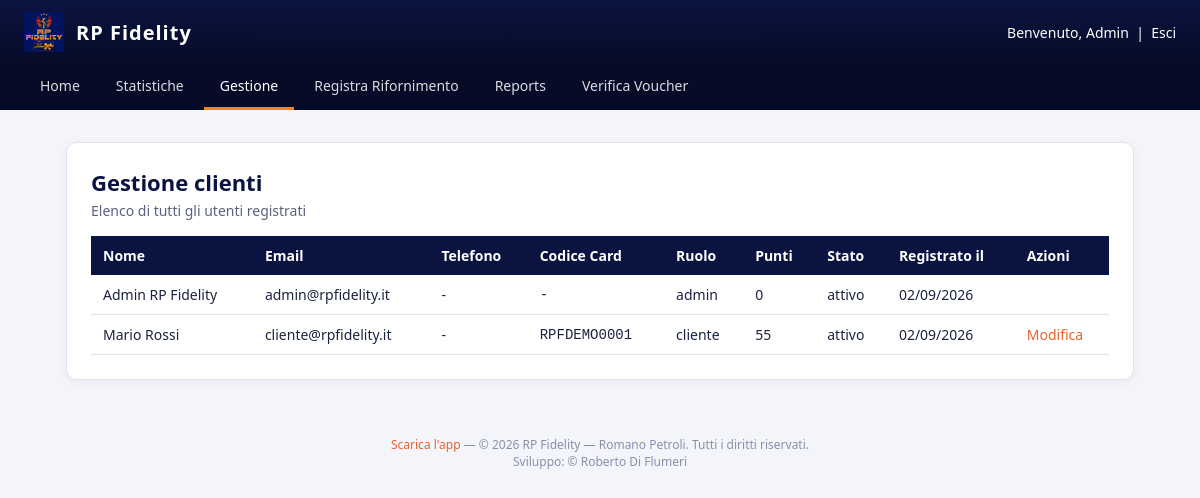
Screenshot of /admin/clienti (signed in) with the database file from the repository.
### tables this page shows
CREATE TABLE IF NOT EXISTS users (
    id INT UNSIGNED AUTO_INCREMENT PRIMARY KEY,
    nome VARCHAR(100) NOT NULL,
    cognome VARCHAR(100) NOT NULL,
    email VARCHAR(190) NOT NULL UNIQUE,
    password_hash VARCHAR(255) NOT NULL,
    telefono VARCHAR(30) NULL,
     
    codice_card VARCHAR(20) NULL UNIQUE,
    ruolo ENUM('cliente','admin') NOT NULL DEFAULT 'cliente',
    punti_saldo DECIMAL(10,2) NOT NULL DEFAULT 0,
    stato ENUM('attivo','sospeso') NOT NULL DEFAULT 'attivo',
    api_token VARCHAR(64) NULL UNIQUE,
    data_registrazione DATETIME NOT NULL DEFAULT CURRENT_TIMESTAMP
);

### src/Core/View.php (called while the page is built, shortened)
<?php
class View
{
    public static function layout(string $view, array $data = []): void
    {
        extract($data);
        $viewFile = __DIR__ . '/../Views/' . $view . '.php';
        require $viewFile;
        $content = ob_get_clean();
        require __DIR__ . '/../Views/layout.php';
    }
}

### src/Controllers/AdminController.php (called while the page is built, shortened)
<?php
class AdminController
{
    public function clienti(): void
    {
        View::layout('admin/clienti', [
            'pageTitle' => 'Gestione clienti — RP Fidelity',
            'clienti' => User::all(),
        ]);
    }
}

### src/Core/Router.php (called while the page is built, shortened)
<?php
class Router
{
    private array $routes = [];
    public function get(string $path, callable $handler): void
    {
        $this->routes['GET'][$path] = $handler;
    }
    public function post(string $path, callable $handler): void
    {
        $this->routes['POST'][$path] = $handler;
    }
    public function dispatch(string $method, string $uri): void
    {
        $path = parse_url($uri, PHP_URL_PATH) ?: '/';
        $path = rtrim($path, '/');
        $handler = $this->routes[$method][$path] ?? null;
        $handler();
    }
}

### public/index.php (called while the page is built, shortened)
<?php
require __DIR__ . '/../src/Core/helpers.php';
spl_autoload_register(function (string $class) {
    $prefix = 'App\\';
    $relative = substr($class, strlen($prefix));
    $file = __DIR__ . '/../src/' . str_replace('\\', '/', $relative) . '.php';
});
$router = new Router();
$router->get('/', function () {
    header('Location: ' . (Auth::check() ? '/dashboard' : '/login'));
});
$router->get('/login', [new AuthController(), 'showLogin']);
$router->post('/login', [new AuthController(), 'login']);
$router->get('/registrati', [new AuthController(), 'showRegister']);
$router->post('/registrati', [new AuthController(), 'register']);
$router->get('/logout', [new AuthController(), 'logout']);
$router->get('/scarica-app', [new PublicController(), 'scaricaApp']);
$router->get('/dashboard', [new DashboardController(), 'index']);
$router->get('/rifornimenti', [new DashboardController(), 'rifornimenti']);
$router->get('/la-mia-card', [new DashboardController(), 'card']);
$router->get('/voucher', [new VoucherController(), 'index']);
$router->get('/catalogo', [new VoucherController(), 'catalogo']);
$router->post('/voucher/riscatta', [new VoucherController(), 'riscatta']);
$router->get('/contatti', [new ContattiController(), 'index']);
$router->post('/contatti', [new ContattiController(), 'invia']);
$router->get('/faq', [new FaqController(), 'index']);
$router->get('/impostazioni', [new SettingsController(), 'index']);
$router->post('/impostazioni', [new SettingsController(), 'aggiornaProfilo']);
$router->post('/impostazioni/password', [new SettingsController(), 'aggiornaPassword']);
$router->get('/admin/statistiche', [new AdminController(), 'statistiche']);
$router->get('/admin/clienti', [new AdminController(), 'clienti']);
$router->get('/admin/clienti/modifica', [new AdminController(), 'modificaClienteForm']);
$router->post('/admin/clienti/modifica', [new AdminController(), 'modificaCliente']);
$router->post('/admin/clienti/elimina', [new AdminController(), 'eliminaCliente']);
$router->get('/admin/reports', [new AdminController(), 'reports']);
$router->get('/admin/verifica-voucher', [new AdminController(), 'verificaVoucher']);
$router->post('/admin/verifica-voucher/usa', [new AdminController(), 'usaVoucher']);
$router->get('/admin/rifornimenti/nuovo', [new AdminController(), 'nuovoRifornimento']);
$router->post('/admin/rifornimenti/nuovo/cliente', [new AdminController(), 'identificaCliente']);
$router->post('/admin/rifornimenti/nuovo/cambia-cliente', [new AdminController(), 'cambiaCliente']);
$router->post('/admin/rifornimenti/nuovo/voucher', [new AdminController(), 'aggiungiVoucher']);
$router->post('/admin/rifornimenti/nuovo/voucher/rimuovi', [new AdminController(), 'rimuoviVoucher']);
$router->post('/admin/rifornimenti/nuovo/conferma', [new AdminController(), 'confermaRifornimento']);
$router->dispatch($_SERVER['REQUEST_METHOD'], $_SERVER['REQUEST_URI']);

### src/Core/Database.php (called while the page is built, shortened)
<?php
class Database
{
    private static ?PDO $instance = null;
    public static function connection(): PDO
    {
        if (self::$instance === null) {
            $config = require __DIR__ . '/../../config/config.php';
            $db = $config['db'];
            $dsn = sprintf(
                'mysql:host=%s;port=%d;dbname=%s;charset=%s',
                $db['host'],
                $db['port'],
                $db['name'],
                $db['charset']
            );
            self::$instance = new PDO($dsn, $db['user'], $db['pass'], [
                PDO::ATTR_ERRMODE => PDO::ERRMODE_EXCEPTION,
                PDO::ATTR_DEFAULT_FETCH_MODE => PDO::FETCH_ASSOC,
            ]);
        }
        return self::$instance;
    }
}

### src/Models/User.php (called while the page is built, shortened)
<?php
class User
{
    public static function find(int $id): ?array
    {
        $stmt = Database::connection()->prepare('SELECT * FROM users WHERE id = ?');
        $stmt->execute([$id]);
        $user = $stmt->fetch();
        return $user ?: null;
    }
    public static function all(): array
    {
        $stmt = Database::connection()->query(
            'SELECT id, nome, cognome, email, telefono, ruolo, punti_saldo, stato, codice_card, data_registrazione
             FROM users ORDER BY data_registrazione DESC'
        );
        return $stmt->fetchAll();
    }
}

### src/Core/helpers.php (called while the page is built)
<?php
function format_punti(float $punti): string
{
    if (fmod($punti, 1.0) === 0.0) {
        return number_format($punti, 0, ',', '.');
    }
    return number_format($punti, 2, ',', '.');
}

### src/Core/Auth.php (called while the page is built, shortened)
<?php
class Auth
{
    public static function userId(): ?int
    {
        return $_SESSION['user_id'] ?? null;
    }
    public static function user(): ?array
    {
        $id = self::userId();
        return $id ? User::find($id) : null;
    }
}

### src/Views/admin/clienti.php (the view, shortened to what this page needs)
<div class="rp-card">
    <h1 class="rp-title">Gestione clienti</h1>
    <p class="rp-subtitle">Elenco di tutti gli utenti registrati</p>
    <table class="rp-table">
        <thead>
            <tr>
                <th>Nome</th>
                <th>Email</th>
                <th>Telefono</th>
                <th>Codice Card</th>
                <th>Ruolo</th>
                <th>Punti</th>
                <th>Stato</th>
                <th>Registrato il</th>
                <th>Azioni</th>
            </tr>
        </thead>
        <tbody>
            <?php foreach ($clienti as $c): ?>
                <tr>
                    <td><?= htmlspecialchars($c['nome'] . ' ' . $c['cognome']) ?></td>
                    <td><?= htmlspecialchars($c['email']) ?></td>
                    <td><?= htmlspecialchars($c['telefono'] ?? '-') ?></td>
                    <td style="font-family:monospace;"><?= htmlspecialchars($c['codice_card'] ?? '-') ?></td>
                    <td><?= htmlspecialchars($c['ruolo']) ?></td>
                    <td><?= format_punti((float) $c['punti_saldo']) ?></td>
                    <td><?= htmlspecialchars($c['stato']) ?></td>
                    <td><?= htmlspecialchars(date('d/m/Y', strtotime($c['data_registrazione']))) ?></td>
                    <td>
                        <?php if ($c['ruolo'] === 'cliente'): ?>
                            <a href="/admin/clienti/modifica?id=<?= (int) $c['id'] ?>">Modifica</a>
                        <?php endif; ?>
                    </td>
                </tr>
            <?php endforeach; ?>
        </tbody>
    </table>
</div>

### src/Views/layout.php (shortened to what this page needs)
<?php
$user = Auth::user();
$isAdmin = $user && $user['ruolo'] === 'admin';
$currentPath = parse_url($_SERVER['REQUEST_URI'] ?? '/', PHP_URL_PATH);
?>
<!DOCTYPE html>
<html lang="it">
<head>
    <link rel="stylesheet" href="/assets/css/style.css">
</head>
<body>
    <header class="rp-header">
        <div class="rp-header-left">
            <div class="rp-brand">
                <img src="/assets/img/logo.jpeg" alt="RP Fidelity">
                <span>RP Fidelity</span>
            </div>
        </div>
        <?php if ($user): ?>
            <div class="rp-user">
                Benvenuto, <?= htmlspecialchars($user['nome']) ?>
                &nbsp;|&nbsp; <a href="/logout" style="color:#fff;">Esci</a>
            </div>
        <?php endif; ?>
    </header>
    <?php if ($user && $isAdmin): ?>
    <nav class="rp-nav">
        <a href="/dashboard" class="<?= $currentPath === '/dashboard' ? 'active' : '' ?>">Home</a>
        <a href="/admin/statistiche" class="<?= $currentPath === '/admin/statistiche' ? 'active' : '' ?>">Statistiche</a>
        <a href="/admin/clienti" class="<?= $currentPath === '/admin/clienti' ? 'active' : '' ?>">Gestione</a>
        <a href="/admin/rifornimenti/nuovo" class="<?= $currentPath === '/admin/rifornimenti/nuovo' ? 'active' : '' ?>">Registra Rifornimento</a>
        <a href="/admin/reports" class="<?= $currentPath === '/admin/reports' ? 'active' : '' ?>">Reports</a>
        <a href="/admin/verifica-voucher" class="<?= $currentPath === '/admin/verifica-voucher' ? 'active' : '' ?>">Verifica Voucher</a>
    </nav>
    <?php endif; ?>
    <main class="rp-container">
        <?= $content ?>
    </main>
    <footer class="rp-footer">
        <a href="/scarica-app">Scarica l'app</a> —
        &copy; <?= date('Y') ?> RP Fidelity — Romano Petroli. Tutti i diritti riservati.
        <br>Sviluppo: &copy; Roberto Di Flumeri
    </footer>
</body>
</html>

### public/assets/css/style.css (style rules this page uses)
:root { --rp-navy: #0b1440; --rp-navy-dark: #060b28; --rp-orange: #f5821f; --rp-orange-dark: #e8622c; --rp-gold: #f5c518; --rp-white: #ffffff; --rp-gray-bg: #f4f5fa; --rp-gray-border: #dfe2ee; --rp-text: #1c2340; }
* { box-sizing: border-box; }
body { margin: 0; font-family: "Segoe UI", Arial, sans-serif; background: var(--rp-gray-bg); color: var(--rp-text); }
a { color: var(--rp-orange-dark); text-decoration: none; }
.rp-header { background: linear-gradient(180deg, var(--rp-navy) 0%, var(--rp-navy-dark) 100%); color: var(--rp-white); padding: 0 24px; display: flex; align-items: center; justify-content: space-between; height: 64px; }
.rp-header-left { display: flex; align-items: center; gap: 16px; }
.rp-header .rp-brand { display: flex; align-items: center; gap: 12px; font-weight: 700; font-size: 20px; letter-spacing: 1px; }
.rp-header .rp-brand img { height: 40px; }
.rp-header .rp-user { font-size: 14px; }
.rp-nav { background: var(--rp-navy-dark); display: flex; gap: 4px; padding: 0 24px; }
.rp-nav a { color: var(--rp-white); padding: 12px 16px; font-size: 14px; opacity: 0.85; }
.rp-nav a:hover, .rp-nav a.active { opacity: 1; text-decoration: none; border-bottom: 3px solid var(--rp-orange); }
.rp-container { max-width: 1100px; margin: 32px auto; padding: 0 16px; }
.rp-card { background: var(--rp-white); border: 1px solid var(--rp-gray-border); border-radius: 10px; padding: 24px; margin-bottom: 24px; box-shadow: 0 2px 8px rgba(11, 20, 64, 0.05); }
.rp-title { font-size: 22px; font-weight: 700; margin: 0 0 4px; color: var(--rp-navy); }
.rp-subtitle { color: #5b6180; margin: 0 0 16px; font-size: 14px; }
table.rp-table { width: 100%; border-collapse: collapse; font-size: 14px; }
table.rp-table th { background: var(--rp-navy); color: var(--rp-white); text-align: left; padding: 10px 12px; }
table.rp-table td { padding: 10px 12px; border-bottom: 1px solid var(--rp-gray-border); }
.rp-footer { text-align: center; padding: 24px; color: #8a8fa8; font-size: 12px; }

### rows the page displays
users: nome "Admin", nome+cognome "Admin RP Fidelity", email "admin@rpfidelity.it", telefono "-", codice_card "-", ruolo "admin", punti_saldo "0", stato "attivo", data_registrazione "02/09/2026"
users: nome+cognome "Mario Rossi", email "cliente@rpfidelity.it", telefono "-", codice_card "RPFDEMO0001", ruolo "cliente", punti_saldo "55", stato "attivo", data_registrazione "02/09/2026"
